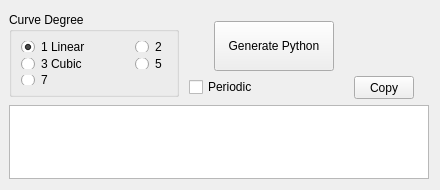
<?xml version="1.0" encoding="UTF-8"?>
<ui version="4.0">
 <class>MainWindow</class>
 <widget class="QWidget" name="MainWindow">
  <property name="geometry">
   <rect>
    <x>0</x>
    <y>0</y>
    <width>440</width>
    <height>190</height>
   </rect>
  </property>
  <property name="minimumSize">
   <size>
    <width>0</width>
    <height>0</height>
   </size>
  </property>
  <property name="windowTitle">
   <string>Curve To Python</string>
  </property>
  <layout class="QGridLayout" name="gridLayout">
   <property name="horizontalSpacing">
    <number>10</number>
   </property>
   <property name="verticalSpacing">
    <number>6</number>
   </property>
   <property name="leftMargin">
    <number>9</number>
   </property>
   <item row="0" column="0" rowspan="2">
    <widget class="QGroupBox" name="crvDegreeGrp">
     <property name="sizePolicy">
      <sizepolicy hsizetype="Minimum" vsizetype="Minimum">
       <horstretch>0</horstretch>
       <verstretch>0</verstretch>
      </sizepolicy>
     </property>
     <property name="minimumSize">
      <size>
       <width>170</width>
       <height>85</height>
      </size>
     </property>
     <property name="maximumSize">
      <size>
       <width>170</width>
       <height>85</height>
      </size>
     </property>
     <property name="title">
      <string>Curve Degree</string>
     </property>
     <layout class="QGridLayout" name="gridLayout_5">
      <property name="horizontalSpacing">
       <number>45</number>
      </property>
      <item row="1" column="0">
       <widget class="QRadioButton" name="crvDegree3Rad">
        <property name="text">
         <string>3 Cubic</string>
        </property>
       </widget>
      </item>
      <item row="0" column="2">
       <widget class="QRadioButton" name="crvDegree2Rad">
        <property name="text">
         <string>2</string>
        </property>
       </widget>
      </item>
      <item row="1" column="2">
       <widget class="QRadioButton" name="crvDegree5Rad">
        <property name="text">
         <string>5</string>
        </property>
       </widget>
      </item>
      <item row="0" column="0">
       <widget class="QRadioButton" name="crvDegree1Rad">
        <property name="text">
         <string>1 Linear</string>
        </property>
        <property name="checked">
         <bool>true</bool>
        </property>
       </widget>
      </item>
      <item row="2" column="0">
       <widget class="QRadioButton" name="crvDegree7Rad">
        <property name="text">
         <string>7</string>
        </property>
       </widget>
      </item>
     </layout>
    </widget>
   </item>
   <item row="0" column="1" rowspan="2">
    <layout class="QGridLayout" name="gridLayout_2">
     <property name="horizontalSpacing">
      <number>20</number>
     </property>
     <property name="verticalSpacing">
      <number>5</number>
     </property>
     <property name="leftMargin">
      <number>0</number>
     </property>
     <property name="topMargin">
      <number>0</number>
     </property>
     <property name="rightMargin">
      <number>0</number>
     </property>
     <item row="1" column="1">
      <widget class="QPushButton" name="createBtn">
       <property name="sizePolicy">
        <sizepolicy hsizetype="Minimum" vsizetype="Minimum">
         <horstretch>0</horstretch>
         <verstretch>0</verstretch>
        </sizepolicy>
       </property>
       <property name="minimumSize">
        <size>
         <width>120</width>
         <height>50</height>
        </size>
       </property>
       <property name="maximumSize">
        <size>
         <width>100</width>
         <height>50</height>
        </size>
       </property>
       <property name="text">
        <string>Generate Python</string>
       </property>
      </widget>
     </item>
     <item row="2" column="2">
      <widget class="QPushButton" name="copyBtn">
       <property name="minimumSize">
        <size>
         <width>60</width>
         <height>23</height>
        </size>
       </property>
       <property name="maximumSize">
        <size>
         <width>60</width>
         <height>23</height>
        </size>
       </property>
       <property name="text">
        <string>Copy</string>
       </property>
      </widget>
     </item>
     <item row="0" column="1">
      <spacer name="verticalSpacer">
       <property name="orientation">
        <enum>Qt::Vertical</enum>
       </property>
       <property name="sizeType">
        <enum>QSizePolicy::Fixed</enum>
       </property>
       <property name="sizeHint" stdset="0">
        <size>
         <width>20</width>
         <height>10</height>
        </size>
       </property>
      </spacer>
     </item>
     <item row="1" column="0">
      <spacer name="horizontalSpacer_2">
       <property name="orientation">
        <enum>Qt::Horizontal</enum>
       </property>
       <property name="sizeType">
        <enum>QSizePolicy::Fixed</enum>
       </property>
       <property name="sizeHint" stdset="0">
        <size>
         <width>5</width>
         <height>20</height>
        </size>
       </property>
      </spacer>
     </item>
     <item row="2" column="0" colspan="2">
      <widget class="QCheckBox" name="periodicChk">
       <property name="text">
        <string>Periodic</string>
       </property>
      </widget>
     </item>
    </layout>
   </item>
   <item row="1" column="2">
    <spacer name="horizontalSpacer">
     <property name="orientation">
      <enum>Qt::Horizontal</enum>
     </property>
     <property name="sizeType">
      <enum>QSizePolicy::Fixed</enum>
     </property>
     <property name="sizeHint" stdset="0">
      <size>
       <width>0</width>
       <height>20</height>
      </size>
     </property>
    </spacer>
   </item>
   <item row="3" column="0" colspan="3">
    <widget class="QTextEdit" name="txtField">
     <property name="enabled">
      <bool>true</bool>
     </property>
     <property name="maximumSize">
      <size>
       <width>16777215</width>
       <height>16777215</height>
      </size>
     </property>
     <property name="readOnly">
      <bool>true</bool>
     </property>
    </widget>
   </item>
  </layout>
 </widget>
 <resources/>
 <connections/>
</ui>
